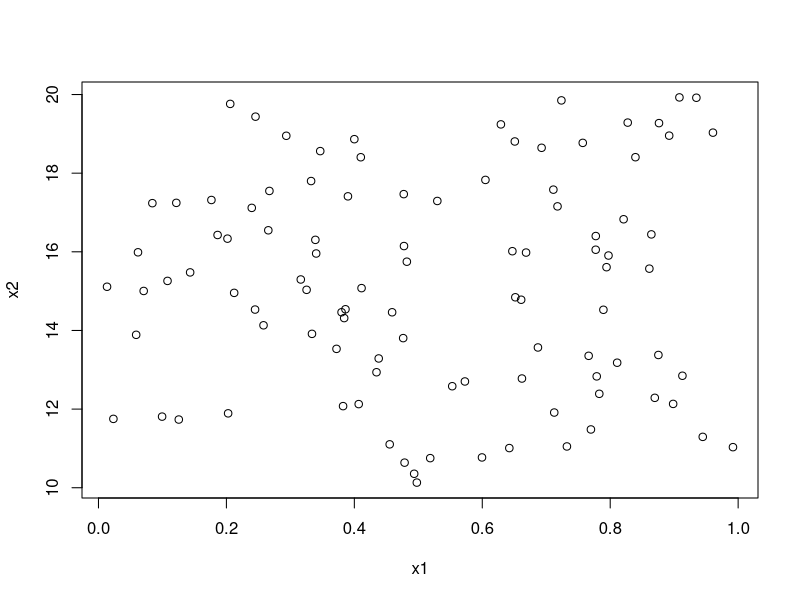
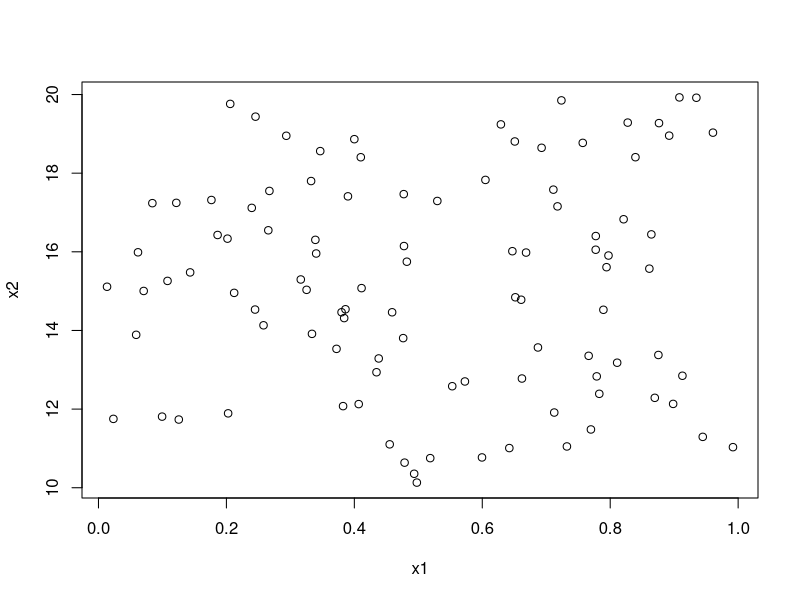
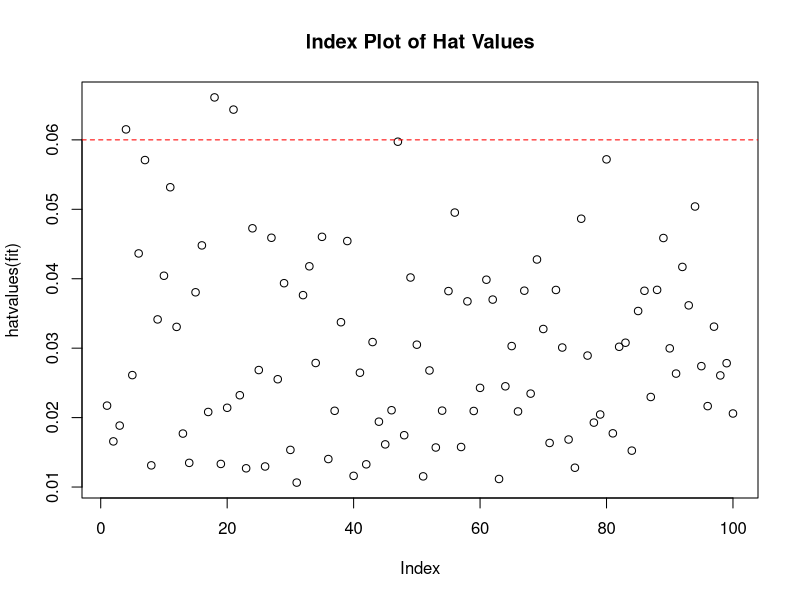
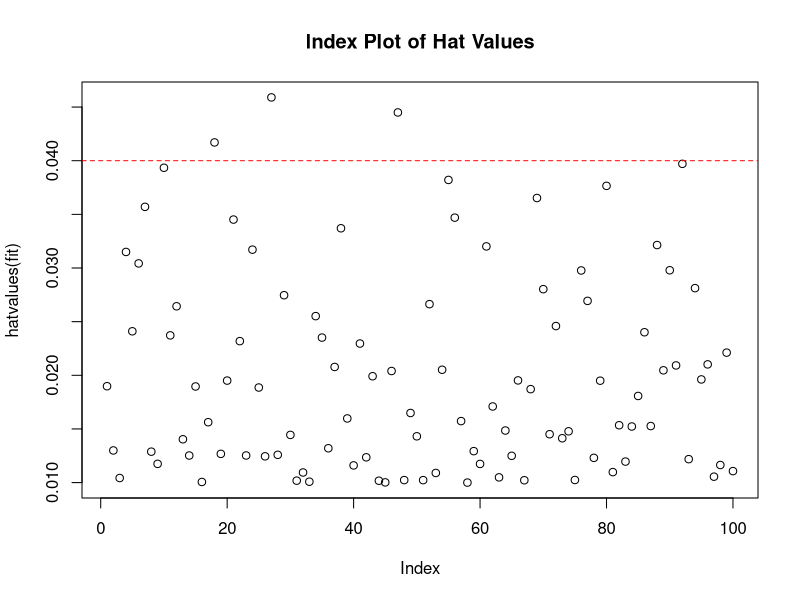
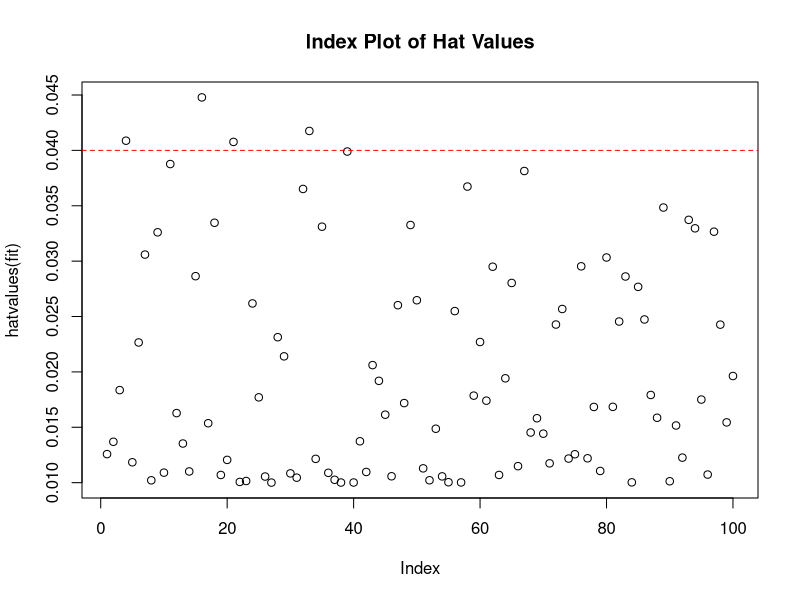

Source code (R) for these figures, in order:
## ---- chunk 1
set.seed(1)
n <- 100
x1 <- runif(n)
x2 <- runif(n, 10, 20)
y <- 2 + 2 * x1 + 0.3 * x2 + rnorm(n)
## ---- chunk 2
plot(x1, x2)
## ---- chunk 3
fit1 <- lm(y ~ x1 + x2)
summary(fit1)
## ---- chunk 4
y_hat <- summary(fit1)$coeff[1, 1] + summary(fit1)$coeff[2, 1] * x1 + summary(fit1)$coeff[3, 1] * x2
var.y_hat <- sum(y_hat - mean(y_hat))^2/(length(y_hat)-1)
var.y <- sum(y - mean(y)) ^ 2 / (length(y) - 1)
var.y_hat == var.y
## ---- chunk 5
fit2 <- lm(y ~ x1)
summary(fit2)
## ---- chunk 6
y_hat <- summary(fit2)$coeff[1, 1] + summary(fit2)$coeff[2, 1] * x1
var.y_hat <- sum(y_hat - mean(y_hat)) ^ 2 / (length(y_hat) - 1)
var.y_hat == var.y
## ---- chunk 7
fit3 <- lm(y ~ x2)
summary(fit3)
## ---- chunk 8
y_hat <- summary(fit3)$coeff[1, 1] + summary(fit3)$coeff[2, 1] * x2
var.y_hat <- sum(y_hat - mean(y_hat)) ^ 2 / (length(y_hat) - 1)
var.y_hat == var.y
## ---- chunk 9
plot(x1, x2)
## ---- chunk 10
fit1 <- lm(y ~ x1 + x2)
summary(fit1)
## ---- chunk 11
y_hat <- summary(fit1)$coeff[1, 1] + summary(fit1)$coeff[2, 1] * x1 + summary(fit1)$coeff[3, 1] * x2
var.y <- sum(y - mean(y)) ^ 2 / (length(y) - 1)
var.y_hat <- sum(y_hat - mean(y_hat))^2/(length(y_hat)-1)
var.y_hat == var.y
## ---- chunk 12
fit2 <- lm(y ~ x1)
summary(fit2)
## ---- chunk 13
y_hat <- summary(fit2)$coeff[1, 1] + summary(fit2)$coeff[2, 1] * x1
var.y_hat <- sum(y_hat - mean(y_hat)) ^ 2 / (length(y_hat) - 1)
var.y <- sum(y - mean(y))^2/(length(y)-1)
var.y_hat == var.y
## ---- chunk 14
fit3 <- lm(y ~ x2)
summary(fit3)
## ---- chunk 15
y_hat <- summary(fit3)$coeff[1, 1] + summary(fit3)$coeff[2, 1] * x2
var.y_hat <- sum(y_hat - mean(y_hat)) ^ 2 / (length(y_hat) - 1)
var.y <- sum(y - mean(y)) ^ 2 / (length(y) - 1)
var.y_hat == var.y
## ---- chunk 16
fit1 <- lm(y ~ x1 + x2)
library(car)
outlierTest(fit1)
## ---- chunk 17
hat.plot <- function(fit) {  
              p <- length(coefficients(fit)) 
              n <- length(fitted(fit)) 
              plot(hatvalues(fit), main="Index Plot of Hat Values") 
              abline(h=c(2,3)*p/n, col="red", lty=2) 
              identify(1:n, hatvalues(fit), names(hatvalues(fit))) 
            } 
hat.plot(fit1) 
## ---- chunk 18
fit2 <- lm(y ~ x1)
library(car)
outlierTest(fit2)
## ---- chunk 19
hat.plot <- function(fit) {  
              p <- length(coefficients(fit)) 
              n <- length(fitted(fit)) 
              plot(hatvalues(fit), main="Index Plot of Hat Values") 
              abline(h=c(2,3)*p/n, col="red", lty=2) 
              identify(1:n, hatvalues(fit), names(hatvalues(fit))) 
            } 
hat.plot(fit2) 
## ---- chunk 20
fit3 <- lm(y ~ x2)
library(car)
outlierTest(fit3)
## ---- chunk 21
hat.plot <- function(fit) {  
              p <- length(coefficients(fit)) 
              n <- length(fitted(fit)) 
              plot(hatvalues(fit), main="Index Plot of Hat Values") 
              abline(h=c(2,3)*p/n, col="red", lty=2) 
              identify(1:n, hatvalues(fit), names(hatvalues(fit))) 
            } 
hat.plot(fit3) 
